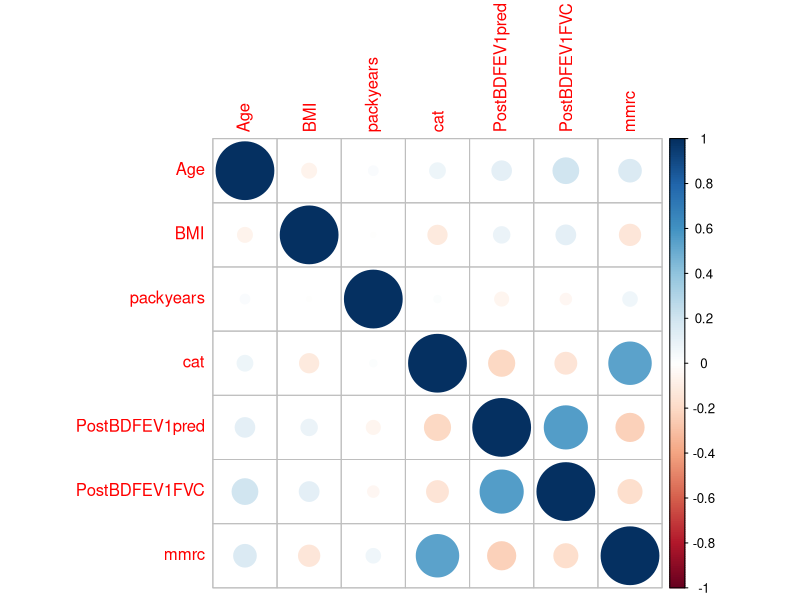

The R script that drew this image:
data=read.csv("new copd data exclude outcome.csv")
rownames(data)=data$id
data=data[-1]
library(corrplot)

#===============For numerical========================
num=data[1:7]
M=cor(num,method="spearman")
corrplot(M)

cor.test(num$mmrc,num$cat,method="spearman",exact = FALSE)

cor.test(num$PostBDFEV1pred,num$PostBDFEV1FVC,method="spearman",exact = FALSE)

#Implying these variables are correlated....

#=================For categorical==================
#Applying Crammers V test
categ=data[8:33]

for(j in 1:26){
for (i in 1:26){
  t=table(categ[[j]],categ[[i]])
  tst=chisq.test(t,correct = F,simulate.p.value = TRUE)
  s=c(tst$statistic, tst$p.value)
  v=sqrt(tst$statistic[[1]]/sum(t))
  if (v>0.5){
    print(t)
    print(v)
  }
}
}

#Conclusion
#Categorical variables are not correlated